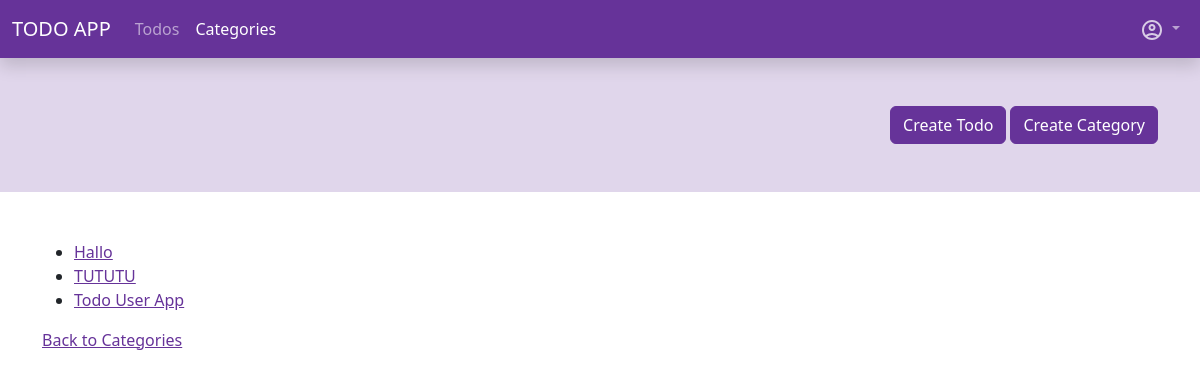
Screenshot of /app-todos/category/2/ (signed in) with the database file from the repository.
### todo_app/models.py (models this page shows, shortened)
class Todo(models.Model):
    user = models.ForeignKey(User, on_delete=models.CASCADE, verbose_name=_("User"))
    title = models.CharField(max_length=150, verbose_name=_("title"))
    content = tinymce_models.HTMLField(verbose_name=_("Content"))
    categories = models.ManyToManyField(Category, blank=True, related_name="todos", verbose_name=_("Categories"))
    done = models.BooleanField(default=False, verbose_name=_("Done"))
    created = models.DateTimeField(auto_now_add=True, verbose_name=_("Created"))
    updated = models.DateTimeField(auto_now=True, verbose_name=_("Updated"))
    def get_absolute_url(self):
        return reverse("todo_app:todo_detail", kwargs={"pk": self.id})
    class Meta:
        ordering = [
            "done",
            "-updated"
        ]
        verbose_name = _("Todo")
        verbose_name_plural = _("Todos")

### todo_app/views.py (the view)
# urls.py: path("category/<int:pk>/", views.CategoryDetailView.as_view(), name="category_detail"),
class CategoryDetailView(LoginRequiredMixin, DetailView):
    model = Category
    login_url = reverse_lazy("sevo_user:sign_in")
    def get_queryset(self):
        return super().get_queryset().filter(user=self.request.user)
    def get_context_data(self, **kwargs):
        ctx = super().get_context_data(**kwargs)
        todos = self.get_object().todos.all().filter(user=self.request.user)
        ctx.update({
            "title": self.get_object().name,
            "todos": todos
        })
        return ctx

### todo_app/templatetags/todo_tags.py (called while the page is built)
@register.simple_tag
def active_site(path, name):
    print(path)
    path_splitted = path.split("/")
    print(path_splitted)
    path_compare = path_splitted[2]
    if name in path_compare:
        return "active"

### todo_app/templates/todo_app/category_detail.html (shortened to what this page needs)
{% extends "base.html" %}
{% load i18n %}
{% block content %}
    <div>
        <ul>
            {% for todo in todos %}
                <li>
                    <a href="{{ todo.get_absolute_url }}">{{ todo.title }}</a>
                </li>
            {% endfor %}
        </ul>
    </div>
    <div>
        <a href="{% url "todo_app:category_index" %}">{% trans "Back to Categories" %}</a>
    </div>
{% endblock %}

### rows the page displays
Todo: title "Hallo"
Todo: title "TUTUTU"
Todo: title "Todo User App"
